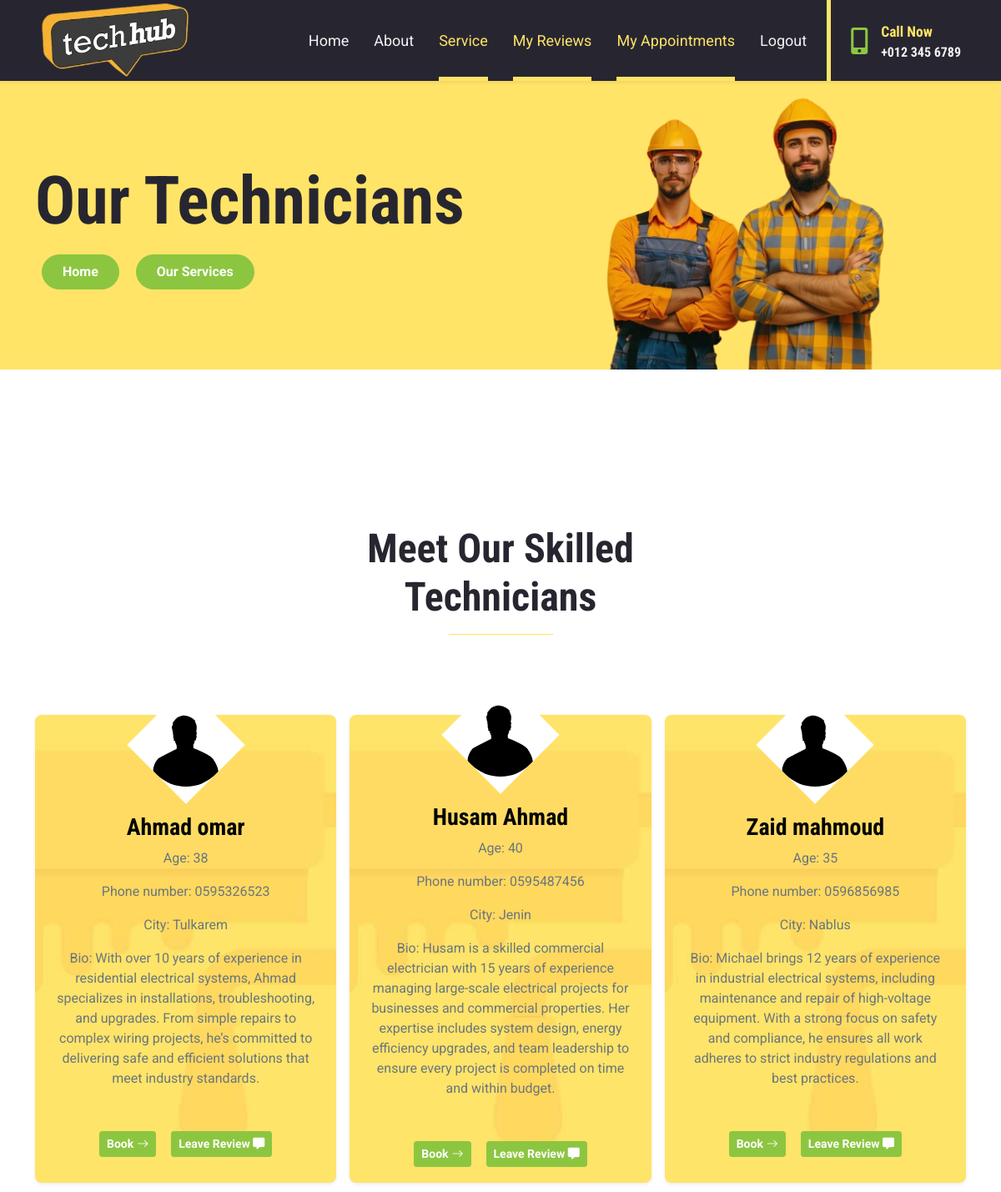
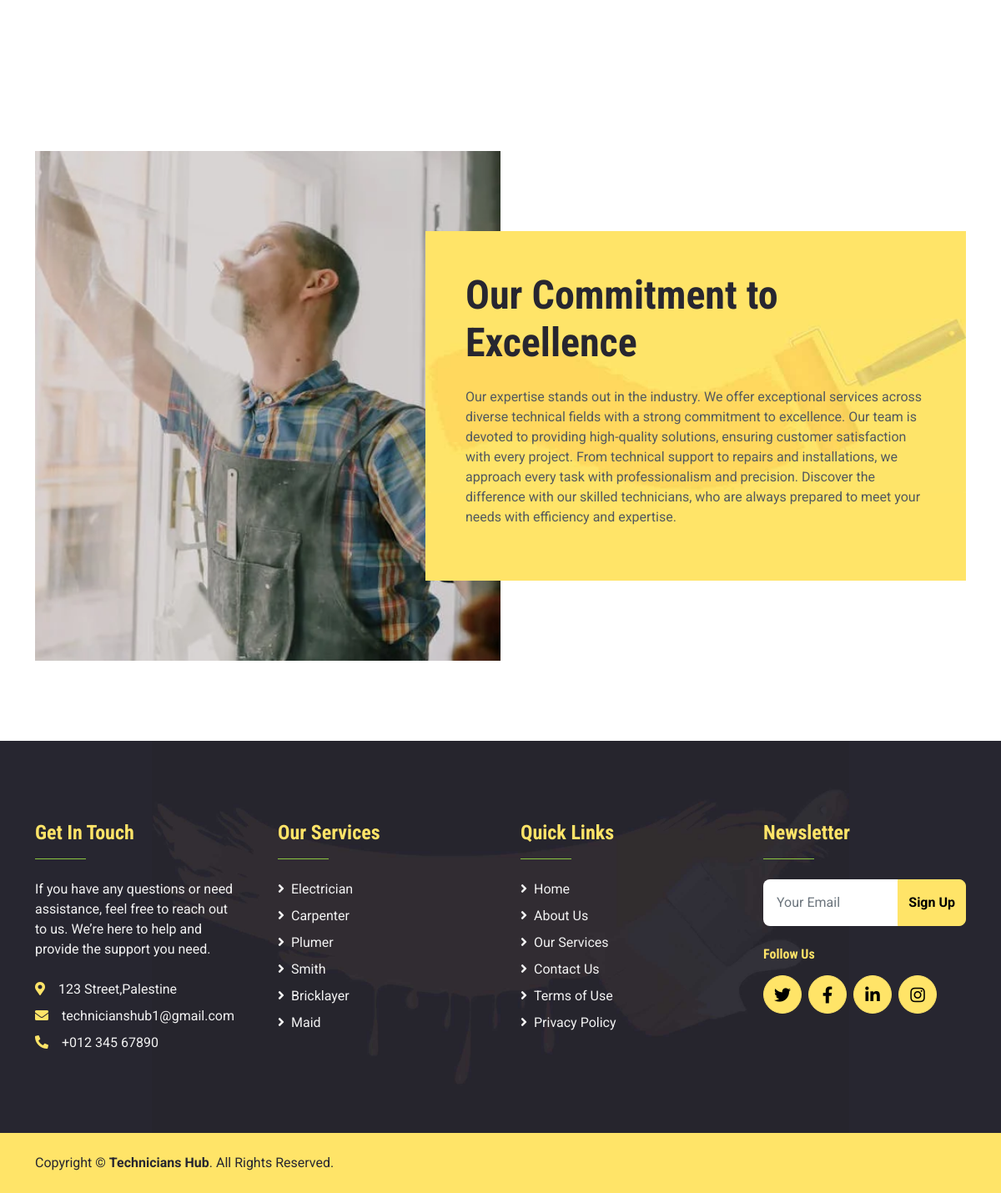
Page /role/1/ on the committed database (2 pictures, top to bottom).
### Technicians_app/models.py (models this page shows, shortened)
class Technician(models.Model):
    first_name = models.CharField(max_length=45)
    last_name = models.CharField(max_length=45)
    bio = models.TextField()
    phone_number = models.CharField(max_length=25)
    city = models.CharField(max_length=45)
    age = models.IntegerField()
    image = models.ImageField(upload_to='image/')
    created_at = models.DateField(auto_now_add=True)
    updated_at = models.DateField(auto_now=True)
    users = models.ManyToManyField(User, related_name="technicians",blank=True)
    role=models.ForeignKey(Role,related_name="technicians",on_delete=models.CASCADE , default=1)

### Technicians_app/views.py (the view)
# urls.py: path('role/<int:id>/', views.role_detail, name='role_detail'),
def role_detail(request, id):
    try:
        role = Role.objects.get(id=id)
        technicians = Technician.objects.filter(role=role)
    except Role.DoesNotExist:
        role = None
        technicians = []
    context = {
        'role': role,
        'technicians': technicians,
        'current_year': datetime.now().year
    }
    return render(request, 'technicians.html', context)

### Technicians_app/templates/technicians.html (shortened to what this page needs)
<!DOCTYPE html>
<html lang="en">
<head>
    {% load static %}
    <link href="https://cdnjs.cloudflare.com/ajax/libs/font-awesome/5.15.0/css/all.min.css" rel="stylesheet">
    <link href="https://cdn.jsdelivr.net/npm/bootstrap-icons@1.4.1/font/bootstrap-icons.css" rel="stylesheet">
    <link href="{% static 'lib/owlcarousel/assets/owl.carousel.min.css' %}" rel="stylesheet">
    <link href="{% static 'css/bootstrap.min.css' %}" rel="stylesheet">
    <link href="{% static 'css/services.css' %}" rel="stylesheet">
</head>
<body>
    <nav class="navbar navbar-expand-lg bg-dark navbar-dark shadow-sm px-5 py-3 py-lg-0">
        <a href="/" class="Header-branding" data-nc-element="branding" data-content-field="site-title">
            <img src="{% static 'image/logo2.PNG' %}" alt="One &amp; Done Remodeling" sizes="200px"
                class="Header-branding-logo" style="display:block; width:180px; height:auto;" loading="lazy"
                decoding="async" data-loader="sqs">
        </a>
        <div class="collapse navbar-collapse" id="navbarCollapse">
            <div class="navbar-nav ms-auto py-0 pe-4 border-end border-5 border-primary">
                <a href="/" class="nav-item nav-link">Home</a>
                <a href="{% url 'about_us' %}" class="nav-item nav-link">About</a>
                <a href="{% url 'services' %}" class="nav-item nav-link active">Service</a>
                <a href="{% url 'recent_reviews' %}" class="nav-item nav-link active">My Reviews</a>
                <a href="/recent_appointments" class="nav-item nav-link active">My Appointments</a>
                <a href="{% url 'logout_user' %}" class="nav-item nav-link">Logout</a>
            </div>
        </div>
            <div class="d-none d-lg-flex align-items-center ps-4">
                <i class="fa fa-2x fa-mobile-alt text-secondary me-3"></i>
                <div>
                    <h5 class="text-primary mb-1"><small>Call Now</small></h5>
                    <h6 class="text-light m-0">+012 345 6789</h6>
                </div>
            </div>
    </nav>
    <div class="container-fluid bg-primary py-5 bg-hero" style="margin-bottom: 90px;">
        <div class="container py-5">
            <div class="row justify-content-start">
                <div class="col-lg-8 text-center text-lg-start">
                    <h1 class="display-1 text-dark">Our Technicians</h1>
                    <div class="pt-2">
                        <a href="/" class="btn btn-secondary rounded-pill py-2 px-4 mx-2">Home</a>
                        <a href="{% url 'services' %}" class="btn btn-secondary rounded-pill py-2 px-4 mx-2">Our Services</a>
                    </div>
                </div>
            </div>
        </div>
    </div>
    <div class="container-fluid py-5">
        <div class="container py-5">
            <div class="text-center mx-auto mb-5" style="max-width: 500px;">
                <h1 class="display-5">Meet Our Skilled Technicians</h1>
                <hr class="w-25 mx-auto text-primary" style="opacity: 1;">
            </div>
            <div class="row gy-4 gx-3">
                {% for technician in technicians %}
                <div class="col-lg-4 col-md-6 pt-5">
                    <div class="service-item d-flex flex-column align-items-center justify-content-center text-center p-4 bg-light shadow-sm rounded">
                        <div class="service-icon mb-3">
                            <img src="{{ technician.image.url }}" alt="{{ technician.first_name }} {{ technician.last_name }}" class="img-fluid rounded-circle" style="width: 100px; height: 100px; transform: rotate(45deg);">
                        </div>
                        <h3 class="mt-3 mb-2" style="color: #040503">{{ technician.first_name }} {{ technician.last_name }}</h3>
                        <p class="text-muted font-weight-bold">Age: {{ technician.age }}</p>
                        <p class="text-muted font-weight-bold">Phone number: {{ technician.phone_number }}</p>
                        <p class="text-muted font-weight-bold">City: {{ technician.city }}</p>
                        <p class="text-muted font-weight-bold">Bio: {{ technician.bio }}</p>
                        <div class="d-flex gap-2" id="d-margin">
                            <a class="btn btn-secondary btn-sm" href="{% url 'appointment_form' technician.id %}">
                                Book<i class="bi bi-arrow-right ms-1"></i>
                            </a>
                            <a href="{% url 'review_form' technician.id %}" class="btn btn-secondary btn-sm">
                                Leave Review <i class="fas fa-comment-alt"></i>
                            </a>
                        </div>
                    </div>
                </div>
                {% endfor %}
            </div>
        </div>
    </div>
    <div class="container-fluid py-5">
        <div class="container py-5">
            <div class="row gx-0">
                <div class="col-lg-6" style="min-height: 400px;">
                    <div class="position-relative h-100">
                        <img class="position-absolute w-100 h-100" src="{% static 'image/handyman3.webp' %}" style="object-fit: cover;">
                    </div>
                </div>
                <div class="col-lg-6 my-lg-5 py-lg-5">
                    <div class="about-end bg-primary p-5">
                        <h1 class="display-5 mb-4">Our Commitment to Excellence</h1>
                        <p>Our expertise stands out in the industry. We offer exceptional services across diverse technical fields with a strong commitment to excellence. Our team is devoted to providing high-quality solutions, ensuring customer satisfaction with every project. From technical support to repairs and installations, we approach every task with professionalism and precision. Discover the difference with our skilled technicians, who are always prepared to meet your needs with efficiency and expertise.</p>                    </div>
                </div>
            </div>
        </div>
    </div>
    <div class="container-fluid bg-dark bg-footer text-light py-5">
        <div class="container py-5">
            <div class="row g-5">
                <div class="col-lg-3 col-md-6">
                    <h4 class="text-primary">Get In Touch</h4>
                    <hr class="w-25 text-secondary mb-4" style="opacity: 1;">
                    <p class="mb-4">If you have any questions or need assistance, feel free to reach out to us. We’re here to help and provide the support you need.</p>
                    <p class="mb-2"><i class="fa fa-map-marker-alt text-primary me-3"></i>123 Street,Palestine</p>
                    <p class="mb-2"><i class="fa fa-envelope text-primary me-3"></i>technicianshub1@gmail.com</p>
                    <p class="mb-0"><i class="fa fa-phone-alt text-primary me-3"></i>+012 345 67890</p>
                </div>
                <div class="col-lg-3 col-md-6">
                    <h4 class="text-primary">Our Services</h4>
                    <hr class="w-25 text-secondary mb-4" style="opacity: 1;">
                    <div class="d-flex flex-column justify-content-start">
                        <a class="text-light mb-2" href="#"><i class="fa fa-angle-right me-2"></i>Electrician</a>
                        <a class="text-light mb-2" href="#"><i class="fa fa-angle-right me-2"></i>Carpenter</a>
                        <a class="text-light mb-2" href="#"><i class="fa fa-angle-right me-2"></i>Plumer</a>
                        <a class="text-light mb-2" href="#"><i class="fa fa-angle-right me-2"></i>Smith</a>
                        <a class="text-light mb-2" href="#"><i class="fa fa-angle-right me-2"></i>Bricklayer</a>
                        <a class="text-light" href="#"><i class="fa fa-angle-right me-2"></i>Maid</a>
                    </div>
                </div>
                <div class="col-lg-3 col-md-6">
                    <h4 class="text-primary">Quick Links</h4>
                    <hr class="w-25 text-secondary mb-4" style="opacity: 1;">
                    <div class="d-flex flex-column justify-content-start">
                        <a class="text-light mb-2" href="/"><i class="fa fa-angle-right me-2"></i>Home</a>
                        <a class="text-light mb-2" href="/about_us"><i class="fa fa-angle-right me-2"></i>About Us</a>
                        <a class="text-light mb-2" href="/services"><i class="fa fa-angle-right me-2"></i>Our
                            Services</a>
                        <a class="text-light mb-2" href="/contact"><i class="fa fa-angle-right me-2"></i>Contact Us</a>
                        <a class="text-light mb-2" href="/terms"><i class="fa fa-angle-right me-2"></i>Terms of Use</a>
                        <a class="text-light mb-2" href="/privacy_policy"><i class="fa fa-angle-right me-2"></i>Privacy
                            Policy</a>
                    </div>
                </div>
                <div class="col-lg-3 col-md-6">
                    <h4 class="text-primary">Newsletter</h4>
                    <hr class="w-25 text-secondary mb-4" style="opacity: 1;">
                    <form action="">
                        <div class="input-group">
                            <input type="text" class="form-control p-3 border-0" placeholder="Your Email">
                            <button class="btn btn-primary">Sign Up</button>
                        </div>
                    </form>
                    <h6 class="text-primary mt-4 mb-3">Follow Us</h6>
                    <div class="d-flex">
                        <a class="btn btn-lg btn-primary btn-lg-square rounded-circle me-2" href="#"><i class="fab fa-twitter"></i></a>
                        <a class="btn btn-lg btn-primary btn-lg-square rounded-circle me-2" href="#"><i class="fab fa-facebook-f"></i></a>
                        <a class="btn btn-lg btn-primary btn-lg-square rounded-circle me-2" href="#"><i class="fab fa-linkedin-in"></i></a>
                        <a class="btn btn-lg btn-primary btn-lg-square rounded-circle" href="#"><i class="fab fa-instagram"></i></a>
                    </div>
                </div>
            </div>
        </div>
    </div>
    <div class="container-fluid bg-primary text-dark py-4">
        <div class="container">
            <div class="row g-0">
                <div class="col-md-6 text-center text-md-start">
                    <p class="mb-md-0">Copyright &copy; <a class="text-dark fw-bold" href="#">Technicians Hub</a>. All Rights Reserved.</p>
                </div>
            </div>
        </div>
    </div>
</body>
</html>

### Technicians_app/static/css/services.css (style rules this page uses)
:root { --primary: #FFE468; --secondary: #8CC641; --light: #F2F2F2; --dark: #272630; }
.btn { font-weight: 700; transition: .5s; }
.btn.btn-secondary { color: #FFFFFF; }
.btn-lg-square { width: 46px; height: 46px; }
.btn-square, .btn-sm-square, .btn-lg-square { padding-left: 0; padding-right: 0; text-align: center; }
.navbar-dark .navbar-nav .nav-link { position: relative; margin-left: 30px; padding: 35px 0; font-size: 18px; color: var(--light); outline: none; transition: .5s; }
.navbar-dark .navbar-nav .nav-link:hover, .navbar-dark .navbar-nav .nav-link.active { color: var(--primary); }
@media (min-width: 992px) { .navbar-dark .navbar-nav .nav-link::before { position: absolute; content: ""; width: 0; height: 5px; bottom: 0; left: 50%; background: var(--primary); transition: .5s; } }
@media (min-width: 992px) { .navbar-dark .navbar-nav .nav-link:hover::before, .navbar-dark .navbar-nav .nav-link.active::before { width: 100%; left: 0; } }
.bg-hero { background: url(../image/hero.jpg) top right no-repeat; background-size: contain; }
.about-start, .about-end { background: url(../img/about-bg.jpg) center center no-repeat; background-size: contain; }
@media (min-width: 992px) { .about-end { position: relative; margin-left: -90px; z-index: 1; } }
.service-item, .contact-item { background: url(../image/service.jpg) top center no-repeat; background-size: cover; transition: .5s; }
.service-item .service-icon, .contact-item .contact-icon { margin-top: -50px; width: 100px; height: 100px; color: var(--secondary); background: #FFFFFF; transform: rotate(-45deg); }
.service-item a.btn { position: relative; bottom: -30px; opacity: 1; }
.bg-footer { background: url(../img/footer.jpg) center center no-repeat; background-size: contain; }
.service-item { display: flex; flex-direction: column; align-items: center; justify-content: space-between; height: 100%; }
.service-item img { width: 100px; height: 100px; object-fit: cover; }
.service-item .btn { margin: 5px; }
#d-margin { margin-bottom: 20px; }

### Technicians_app/templates/technicians.html (style rules this page uses)
.service-item { display: flex; flex-direction: column; align-items: center; justify-content: space-between; height: 100%; }
.service-item img { width: 100px; height: 100px; object-fit: cover; }
.service-item .btn { margin: 5px; }

### rows in the picture
Technician: image (picture), first_name "Ahmad", last_name "omar", age "38", phone_number "0595326523", city "Tulkarem", bio "With over 10 years of experience in residential electrical systems, Ahmad specializes in installations, troubleshooting, and upgrades. From simple repairs to complex wiring projects, he’s committed to delivering safe and efficient solutions that meet industry standards."
Technician: image (picture), first_name "Husam", last_name "Ahmad", age "40", phone_number "0595487456", city "Jenin", bio "Husam is a skilled commercial electrician with 15 years of experience managing large-scale electrical projects for businesses and commercial properties. Her expertise includes system design, energy efficiency upgrades, and team leadership to ensure every project is completed on time and within budget."
Technician: image (picture), first_name "Zaid", last_name "mahmoud", age "35", phone_number "0596856985", city "Nablus", bio "Michael brings 12 years of experience in industrial electrical systems, including maintenance and repair of high-voltage equipment. With a strong focus on safety and compliance, he ensures all work adheres to strict industry regulations and best practices."
